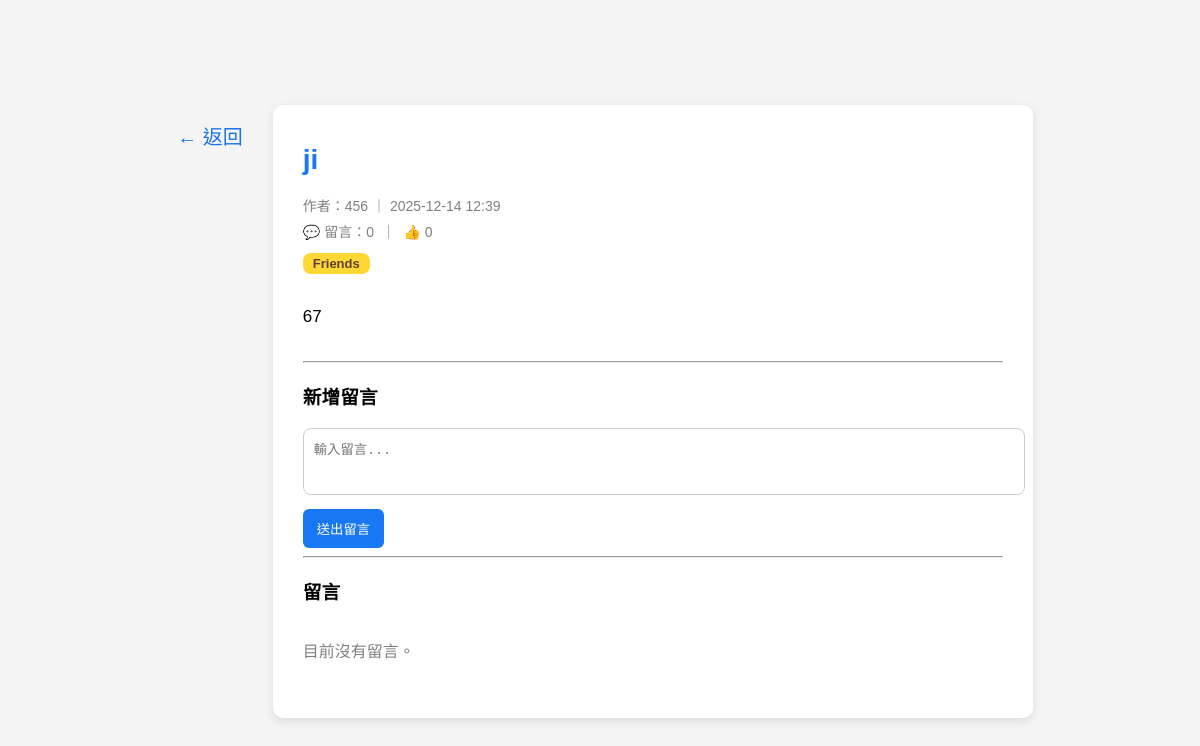
The page /posts/53 on the database as committed earlier.
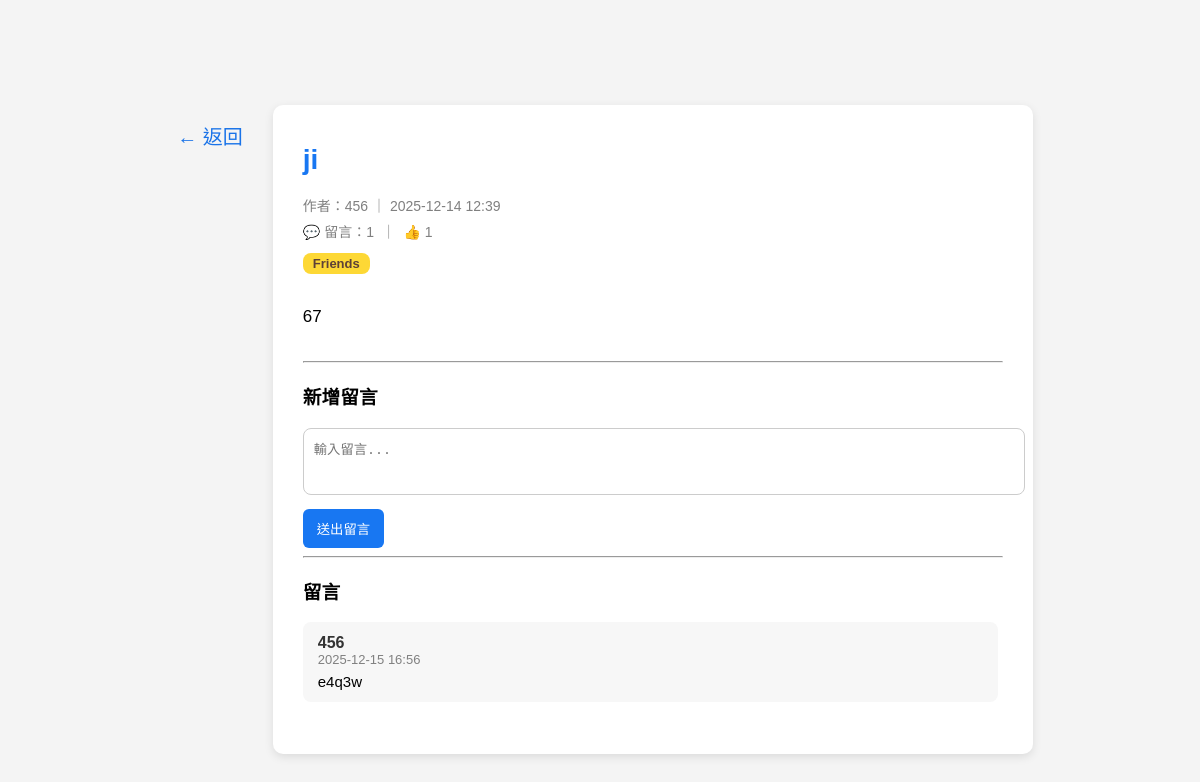
The same page on the database as committed later.
### models/post.py (models this page shows)
class Post(db.Model):
    id = db.Column(db.Integer, primary_key=True)
    title = db.Column(db.String(120), nullable=False)
    content = db.Column(db.Text, nullable=False)
    tag = db.Column(db.String(50), nullable=True)
    created_at = db.Column(db.DateTime, default=datetime.utcnow)
    user_id = db.Column(db.Integer, db.ForeignKey("user.id"), nullable=False)
    user = db.relationship("User", backref="posts")
    comments = db.relationship("Comment", backref="post", cascade="all, delete")
    likes = db.relationship("Like", backref="post", lazy="dynamic")
    @property
    def like_count(self):
        return Like.query.filter_by(post_id=self.id).count()

### models/user.py (models this page shows, shortened)
class User(db.Model, UserMixin):
    id = db.Column(db.Integer, primary_key=True)
    username = db.Column(db.String(50), unique=True, nullable=False)
    email = db.Column(db.String(120), unique=True, nullable=False)
    password = db.Column(db.String(255), nullable=False)
    reset_code = db.Column(db.String(6), nullable=True)
    reset_code_expire = db.Column(db.DateTime, nullable=True)

### models/comment.py (models this page shows)
class Comment(db.Model):
    id = db.Column(db.Integer, primary_key=True)
    content = db.Column(db.Text, nullable=False)
    author = db.Column(db.String(50), nullable=False)
    created_at = db.Column(db.DateTime, default=datetime.utcnow)
    post_id = db.Column(db.Integer, db.ForeignKey("post.id"), nullable=False)

### routes/posts.py (the view, shortened to what this page needs)
@posts_bp.route("/posts/<int:post_id>", methods=["GET", "POST"])
def view_post(post_id):
    post = Post.query.get_or_404(post_id)
    return render_template("post_view.html", post=post)

### templates/post_view.html (shortened to what this page needs)
<!DOCTYPE html>
<html lang="zh-Hant">
<head>
    <link rel="stylesheet" href="/static/style.css">
</head>
<body>
<div class="post-wrapper">
    <a href="/home" class="back-side-btn">← 返回</a>
    <div class="post-card">
        <h1 class="post-title">{{ post.title }}</h1>
        <div class="post-meta">
            作者：{{ post.user.username }}
            ｜ {{ post.created_at.strftime("%Y-%m-%d %H:%M") }}
        </div>
        <div class="post-actions">
            💬 留言：{{ post.comments|length }}
            &nbsp;｜&nbsp;
            {% if current_user.is_authenticated %}
                👍 <span id="like-count">{{ post.like_count }}</span>
                <button class="like-btn" onclick="toggleLike({{ post.id }})">
                    按讚
                </button>
            {% else %}
                👍 {{ post.like_count }}
            {% endif %}
        </div>
        {% if post.tag %}
            <span class="tag-badge tag-{{ post.tag }}">{{ post.tag }}</span>
        {% endif %}
        <p class="post-content">
            {{ post.content | safe }}
        </p>
        <hr>
        <h3>新增留言</h3>
        <form method="POST">
            <textarea name="content" rows="3" placeholder="輸入留言..." required></textarea>
            <button type="submit">送出留言</button>
        </form>
        <hr>
        <h3>留言</h3>
        <div class="comment-container">
            {% if post.comments %}
                {% for c in post.comments %}
                    <div class="comment-box">
                        <div class="comment-author">{{ c.author }}</div>
                        <div class="comment-time">
                            {{ c.created_at.strftime("%Y-%m-%d %H:%M") }}
                        </div>
                        <div class="comment-content">{{ c.content }}</div>
                    </div>
                {% endfor %}
            {% else %}
                <p style="color:gray;">目前沒有留言。</p>
            {% endif %}
        </div>
    </div>
</div>
</body>
</html>

### static/style.css (style rules this page uses)
body { margin: 0; font-family: "Microsoft JhengHei", sans-serif; background: #f4f4f4; padding-top: 65px; }
.post-card { width: 100%; background: white; padding: 20px 30px; border-radius: 10px; box-shadow: 0 3px 10px rgba(0,0,0,0.1); margin-bottom: 25px; }
.tag-badge { display: inline-block; padding: 4px 10px; border-radius: 10px; font-size: 13px; font-weight: bold; margin-bottom: 10px; margin-right: 6px; color: white !important; }
.tag-Friends { background: #fdd835 !important; color: #5d4037 !important; }
.comment-container { max-height: 300px; overflow-y: auto; padding-right: 5px; margin-bottom: 20px; }
.comment-box { background: #f7f7f7; padding: 12px 15px; border-radius: 8px; margin-bottom: 12px; }
.comment-author { font-weight: bold; color: #333; }
.comment-time { color: gray; font-size: 13px; }
.comment-content { margin-top: 6px; font-size: 15px; }

### templates/post_view.html (style rules this page uses)
.post-wrapper { display: flex; justify-content: center; gap: 20px; margin-top: 40px; }
.back-side-btn { font-size: 20px; color: #1a73e8; text-decoration: none; padding: 6px 10px; border-radius: 6px; height: fit-content; margin-top: 10px; }
.post-card { width: 700px; background: white; padding: 20px 30px; border-radius: 10px; box-shadow: 0 3px 10px rgba(0,0,0,0.1); }
.post-title { font-size: 28px; color: #1877f2; }
.post-meta { color: gray; margin-bottom: 6px; font-size: 14px; }
.post-actions { font-size: 14px; color: gray; margin-bottom: 12px; }
.tag-badge { display: inline-block; background: #e3f2fd; color: #1565c0; padding: 3px 10px; border-radius: 8px; font-size: 13px; margin-bottom: 12px; }
.post-content { font-size: 17px; line-height: 1.7; margin-bottom: 30px; }
.comment-box { background: #f7f7f7; padding: 12px 15px; border-radius: 8px; margin-bottom: 12px; }
.comment-author { font-weight: bold; color: #333; }
.comment-time { color: gray; font-size: 13px; }
.comment-content { margin-top: 6px; font-size: 15px; }
textarea { width: 100%; padding: 10px; border-radius: 8px; border: 1px solid #ccc; resize: none; }
button { margin-top: 10px; padding: 10px 14px; background: #1877f2; color: white; border: none; border-radius: 6px; cursor: pointer; }
.comment-container { max-height: 300px; overflow-y: auto; margin-bottom: 20px; }

Rows that differ between the two databases and show on the page:
added Comment: author "456", created_at "2025-12-15 16:56", content "e4q3w"
Other text that changed with them:
{{ post.comments|length }}: "0" → "1"
{{ post.like_count }}: "0" → "1"
text no longer shown: "目前沒有留言。"
